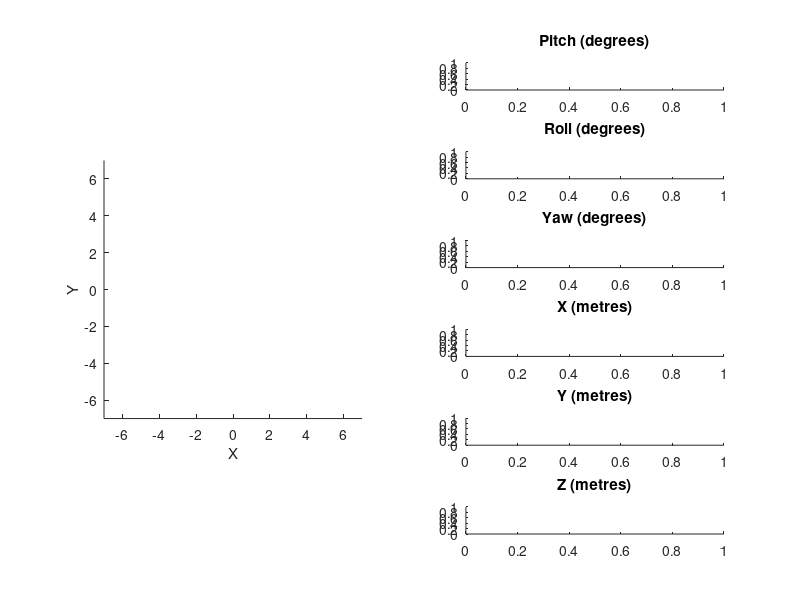

Here is the MATLAB script that generated this plot: (Note: this script raises an error after producing the figure.)
 function simulation_full
clear;

% ===== Physical Properties ==========

    %  === World Properties ======

        g = 9.81; % Field strength [N/kg];
        %is_drag = 0; % Enable or disable air resistance
        is_grav = 1; % Enable or disable gravity

    %  === Copter Properties ======

        quad_radius = 1; % Radius of quadrotor [m]
        quad_mass = 1.125; % Mass of quadrotor [kg]

        quad_I = [ % Inertia tensor [kg*m^2]
            0.0234548, 0, 0; 
            0, 0.0241389, 0;
            0, 0, 0.0467296;
            ];
        
        motor_pos = [
            0,quad_radius,0;
            0,-quad_radius,0;
            -quad_radius,0,0;
            quad_radius,0,0
        ];

        %b_p = 0.5*is_drag; % Aero drag factors [N*s^2/m^2]
        %b_r = 0.5*is_drag;
        %b_y = 0.5*is_drag;
        
        max_thrust = 1*g; %[N]
        thrust2torque = @(cmds) [cmds(1,:);cmds(2,:);-cmds(3,:);-cmds(4,:)]; %[1 0 0 0; 2/3 0 0 1/3; -1/3 0 0 -2/3; 0 0 0 -1]*cmds; % Function mapping motor thrust to torque generated [N*m]  
        

% ===== Simulation Setup ==========

    int_error = zeros(1,6);
       
    %  === Static Target Setup ======

%         target = [0 0 0 5 5 2]; % Define target positions (rpy xyz)
%             
%         dcm_target = angle2dcm(target(1),target(2),target(3),'XYZ'); % Calculate target position representation
%         right_target = dcm_target*[-quad_radius;0;0] + target(4:6)'; % Rotate target quadrotor points with target DCM
%         left_target = dcm_target*[quad_radius;0;0] + target(4:6)';
%         nose_target = dcm_target*[0;quad_radius;0] + target(4:6)'; 
%         tail_target = dcm_target*[0;-quad_radius;0] + target(4:6)';

    %  === Initial Conditions Setup ======

        t_start = tic; % Starts simulation clock
        t = toc(t_start);
        
        Told = 0;
        Fold = 0;
        motor_thrusts = zeros(4,1); % Define initial thrusts

        ICs = [ % Define initial kinematic conditions
            0 0 0 0 0 0; % pry xyz position
            0 0 0 0 0 0; % pry xyz velocity
            0 0 0 0 0 -quad_mass*g*is_grav % pry xyz acceleration - nonzero ICs here mess up acceleration calculations in the plant - keep these at zero (a_z = mg is a good offset)
            ];

        current = ICs;

    % ===== Plots Setup ==========
    
        fig1 = figure(1);
        
        subplot(6,2,[1 3 5 7 9 11]);
        axis(7*[-1 1 -1 1 0 2]);
        axis equal;
        xlabel('X');
        ylabel('Y');
        zlabel('Z');
        
        frame_nose_tail_target = line(nan,nan); set(frame_nose_tail_target,'Color','blue','LineStyle',':');
        frame_left_right_target = line (nan,nan); set(frame_left_right_target,'Color','green','LineStyle',':');
        shadow_nose_tail_target = line(nan,nan); set(shadow_nose_tail_target,'Color','black','LineStyle',':');
        shadow_left_right_target = line (nan,nan); set(shadow_left_right_target,'Color','black','LineStyle',':');
        
        frame_nose_tail_line = line(nan, nan); set(frame_nose_tail_line,'Color','blue'); 
        frame_right_left_line = line(nan, nan); set(frame_right_left_line,'Color','green');
        shadow_nose_tail_line = line(nan, nan); set(shadow_nose_tail_line,'Color','black','LineStyle','-'); 
        shadow_right_left_line = line(nan, nan); set(shadow_right_left_line,'Color','black','LineStyle','-'); 
        
        thrust_nose_line = line(nan, nan); set(thrust_nose_line,'Color','red','LineStyle','-');
        thrust_tail_line = line(nan, nan); set(thrust_tail_line,'Color','red','LineStyle','-');
        thrust_right_line = line(nan, nan); set(thrust_right_line,'Color','red','LineStyle','-');
        thrust_left_line = line(nan, nan); set(thrust_left_line,'Color','red','LineStyle','-');

        subplot(6,2,2); 
        title('Pitch (degrees)');
        pitch_line = line(nan, nan); set(pitch_line,'Color','blue'); 
        pitch_dot = line(nan, nan); set(pitch_dot,'Color','green','LineStyle','--'); 
        pitch_dotdot = line(nan, nan); set(pitch_dotdot,'Color','yellow','LineStyle',':');  
        pitch_target = line(nan, nan); set(pitch_target,'Color','black','LineStyle','-.');

        subplot(6,2,4);
        title('Roll (degrees)');
        roll_line = line(nan, nan); set(roll_line,'Color','blue');
        roll_dot = line(nan, nan); set(roll_dot,'Color','green','LineStyle','--'); 
        roll_dotdot = line(nan, nan); set(roll_dotdot,'Color','yellow','LineStyle',':');  
        roll_target = line(nan, nan); set(roll_target,'Color','black','LineStyle','-.');
        
        subplot(6,2,6);
        title('Yaw (degrees)');
        yaw_line = line(nan, nan); set(yaw_line,'Color','blue');
        yaw_dot = line(nan, nan); set(yaw_dot,'Color','green','LineStyle','--');
        yaw_dotdot = line(nan, nan); set(yaw_dotdot,'Color','yellow','LineStyle',':');
        yaw_target = line(nan, nan); set(yaw_target,'Color','black','LineStyle','-.');
        
        subplot(6,2,8); 
        title('X (metres)');
        x_line = line(nan, nan); set(x_line,'Color','blue'); 
        x_dot = line(nan, nan); set(x_dot,'Color','green','LineStyle','--'); 
        x_dotdot = line(nan, nan); set(x_dotdot,'Color','yellow','LineStyle',':');  
        x_target = line(nan, nan); set(x_target,'Color','black','LineStyle','-.');

        subplot(6,2,10);
        title('Y (metres)');
        y_line = line(nan, nan); set(y_line,'Color','blue');
        y_dot = line(nan, nan); set(y_dot,'Color','green','LineStyle','--'); 
        y_dotdot = line(nan, nan); set(y_dotdot,'Color','yellow','LineStyle',':');  
        y_target = line(nan, nan); set(y_target,'Color','black','LineStyle','-.');
        
        subplot(6,2,12);
        title('Z (metres)');
        z_line = line(nan, nan); set(z_line,'Color','blue');
        z_dot = line(nan, nan); set(z_dot,'Color','green','LineStyle','--');
        z_dotdot = line(nan, nan); set(z_dotdot,'Color','yellow','LineStyle',':');
        z_target = line(nan, nan); set(z_target,'Color','black','LineStyle','-.');

        function updateplots(current)
            

            dcm_target = angle2dcm(target(1),target(2),target(3),'XYZ'); % Calculate target position representation
            right_target = dcm_target*[-quad_radius;0;0] + target(4:6)'; % Rotate target quadrotor points with target DCM
            left_target = dcm_target*[quad_radius;0;0] + target(4:6)';
            nose_target = dcm_target*[0;quad_radius;0] + target(4:6)'; 
            tail_target = dcm_target*[0;-quad_radius;0] + target(4:6)';

            theta = current(1,1:3);
            %theta_dot = current(2,1:3);
            %theta_dotdot = current(3,1:3);
            
            position = current(1,4:6);
            %velocity = current(2,4:6);
            %acceleration = current(3,4:6);

            dcm = angle2dcm(theta(1),theta(2),theta(3),'XYZ'); % Convert calculated ypr angles to directional cosine matrix (DCM)

            nose = dcm*motor_pos(1,:)' + position';  % Rotate + translate quadrotor points with DCM
            tail = dcm*motor_pos(2,:)' + position';
            left = dcm*motor_pos(3,:)' + position';
            right = dcm*motor_pos(4,:)' + position';

            nose_thrust = dcm*(motor_pos(1,:) + motor_thrusts(1,:))' + position'; % Rotate thrust vector representations with DCM
            tail_thrust = dcm*(motor_pos(2,:) + motor_thrusts(2,:))' + position';
            left_thrust = dcm*(motor_pos(3,:) + motor_thrusts(3,:))' + position';
            right_thrust = dcm*(motor_pos(4,:) + motor_thrusts(4,:))' + position'; 

            subplot(6,2,[1 3 5 7 9 11]); % Plot 3D visualization
            title(['t=',num2str(t),'s']);
            set(frame_nose_tail_target,'XData',[nose_target(1),tail_target(1)],'YData',[nose_target(2),tail_target(2)],'ZData',[nose_target(3),tail_target(3)]);
            set(frame_left_right_target,'XData',[right_target(1),left_target(1)],'YData',[right_target(2),left_target(2)],'ZData',[right_target(3),left_target(3)]);
            set(shadow_nose_tail_target,'XData',[nose_target(1),tail_target(1)],'YData',[nose_target(2),tail_target(2)],'ZData',[0,0]);
            set(shadow_left_right_target,'XData',[right_target(1),left_target(1)],'YData',[right_target(2),left_target(2)],'ZData',[0,0]);

            set(frame_nose_tail_line,'XData',[nose(1),tail(1)],'YData',[nose(2),tail(2)],'ZData',[nose(3),tail(3)]);
            set(frame_right_left_line,'XData',[right(1),left(1)],'YData',[right(2),left(2)],'ZData',[right(3),left(3)]);
            set(shadow_nose_tail_line,'XData', [nose(1),tail(1)],'YData',[nose(2),tail(2)],'ZData',[0,0]);
            set(shadow_right_left_line,'XData',[right(1),left(1)],'YData',[right(2),left(2)],'ZData',[0,0]);
            set(thrust_nose_line, 'XData',[nose(1),nose_thrust(1)],'YData',[nose(2),nose_thrust(2)],'ZData',[nose(3),nose_thrust(3)]);
            set(thrust_tail_line,'XData',[tail(1),tail_thrust(1)],'YData',[tail(2),tail_thrust(2)],'ZData',[tail(3),tail_thrust(3)]);
            set(thrust_right_line,'XData',[right(1),right_thrust(1)],'YData',[right(2),right_thrust(2)],'ZData',[right(3),right_thrust(3)]);
            set(thrust_left_line, 'XData',[left(1),left_thrust(1)],'YData',[left(2),left_thrust(2)],'ZData',[left(3),left_thrust(3)]);          
            
            subplot(6,2,2); % Plot ypr angles vs time
            T = get(pitch_line, 'XData');    T = [T t];

            Theta = get(pitch_line, 'YData');    Theta = [Theta theta(1)*180/pi];
            set(pitch_line, 'XData', T, 'YData', Theta);

            %ThetaDot = get(pitch_dot, 'YData');    ThetaDot = [ThetaDot theta_dot(1)];
            %set(pitch_dot, 'XData', T, 'YData', ThetaDot);

            %ThetaDotDot = get(pitch_dotdot, 'YData');    ThetaDotDot = [ThetaDotDot theta_dotdot(1)];
            %set(pitch_dotdot, 'XData', T, 'YData', ThetaDotDot);

            ThetaTarget = get(pitch_target, 'YData');    ThetaTarget = [ThetaTarget target(1)*180/pi];
            set(pitch_target, 'XData', T, 'YData', ThetaTarget);


            subplot(6,2,4);
            T = get(roll_line, 'XData');    T = [T t];
            Theta = get(roll_line, 'YData');    Theta = [Theta theta(2)*180/pi];
            set(roll_line, 'XData', T, 'YData', Theta);

            %ThetaDot = get(roll_dot, 'YData');    ThetaDot = [ThetaDot theta_dot(2)];
            %set(roll_dot, 'XData', T, 'YData', ThetaDot);

            %ThetaDotDot = get(roll_dotdot, 'YData');    ThetaDotDot = [ThetaDotDot theta_dotdot(2)];
            %set(roll_dotdot, 'XData', T, 'YData', ThetaDotDot);

            ThetaTarget = get(roll_target, 'YData');    ThetaTarget = [ThetaTarget target(2)*180/pi];
            set(roll_target, 'XData', T, 'YData', ThetaTarget);


            subplot(6,2,6);
            T = get(yaw_line, 'XData');    T = [T t];
            Theta = get(yaw_line, 'YData');    Theta = [Theta theta(3)*180/pi];
            set(yaw_line, 'XData', T, 'YData', Theta)

            %ThetaDot = get(yaw_dot, 'YData');    ThetaDot = [ThetaDot theta_dot(3)];
            %set(yaw_dot, 'XData', T, 'YData', ThetaDot);

            %ThetaDotDot = get(yaw_dotdot, 'YData');    ThetaDotDot = [ThetaDotDot theta_dotdot(3)];
            %set(yaw_dotdot, 'XData', T, 'YData', ThetaDotDot);

            ThetaTarget = get(yaw_target, 'YData');    ThetaTarget = [ThetaTarget target(3)*180/pi];
            set(yaw_target, 'XData', T, 'YData', ThetaTarget); 
            
            
            subplot(6,2,8); % Plot ypr angles vs time
            T = get(x_line, 'XData');    T = [T t];

            X = get(x_line, 'YData');    X = [X position(1)];
            set(x_line, 'XData', T, 'YData', X);

            %XDot = get(x_dot, 'YData');    XDot = [XDot velocity(1)];
            %set(x_dot, 'XData', T, 'YData', XDot);

            %XDotDot = get(x_dotdot, 'YData');    XDotDot = [XDotDot acceleration(1)];
            %set(x_dotdot, 'XData', T, 'YData', XDotDot);

            XTarget = get(x_target, 'YData');    XTarget = [XTarget target(4)];
            set(x_target, 'XData', T, 'YData', XTarget);


            subplot(6,2,10);
            T = get(y_line, 'XData');    T = [T t];
            Y = get(y_line, 'YData');    Y = [Y position(2)];
            set(y_line, 'XData', T, 'YData', Y);

            %YDot = get(y_dot, 'YData');    YDot = [YDot velocity(2)];
            %set(y_dot, 'XData', T, 'YData', YDot);

            %YDotDot = get(y_dotdot, 'YData');    YDotDot = [YDotDot acceleration(2)];
            %set(y_dotdot, 'XData', T, 'YData', YDotDot);

            YTarget = get(y_target, 'YData');    YTarget = [YTarget target(5)];
            set(y_target, 'XData', T, 'YData', YTarget);


            subplot(6,2,12);
            T = get(z_line, 'XData');    T = [T t];
            Z = get(z_line, 'YData');    Z = [Z position(3)];
            set(z_line, 'XData', T, 'YData', Z)

            %ZDot = get(z_dot, 'YData');    ZDot = [ZDot velocity(3)];
            %set(z_dot, 'XData', T, 'YData', ZDot);

            %ZDotDot = get(z_dotdot, 'YData');    ZDotDot = [ZDotDot acceleration(3)];
            %set(z_dotdot, 'XData', T, 'YData', ZDotDot);

            ZTarget = get(z_target, 'YData');    ZTarget = [ZTarget target(6)];
            set(z_target, 'XData', T, 'YData', ZTarget); 

        end %updateplots

        
% ===== Main Loop ==========

while (ishandle(fig1))
    
    t_prev = t; % Determine current time and timestep
    t = toc(t_start); 
    dt = t-t_prev;
    
    target = instructions(current); % Define target positions (rpy xyz)
    
    commands = controller(current);
    %commands = commands + signal_noise; % signal_noise could be added here
    
    current = plant(commands,current);
    %current = current + sensor_noise;  % sensor_noise could be added here
    
    updateplots(current);
    pause(.02);
    
end %while

% ===== Subsystems ==========

function output = controller(current)

    % PID Parameter Setup
%     kp = [1/2    1/2     1/8     .05   .05   50];
%     ki = [1/8   1/8    1/32     .03  0.03   20];
%     kd = [1/2  1/2     1/8     .02  .02    4];
    
    kp = [.6 .6 1 2 2 30];
    ki = [.3 .3 .4 0 0 10];
    kd = [0.9 0.9 1.1 8 8 30];

    % Error Calculation
    error = target - current(1,:);
    d_error = -current(2,:);
    int_error_temp = int_error + error*dt;
    
    % Adjust offset to move to target xy position
    
    offset = zeros(1,6);
    offset(1) = cutoff(-pi/4,pi/4,kp(5)*error(5) + ki(5)*int_error_temp(5) + kd(5)*d_error(5)); % Move in x-axis - tilt up to 45 degrees
    offset(2) = -cutoff(-pi/4,pi/4,kp(4)*error(4) + ki(4)*int_error_temp(4) + kd(4)*d_error(4)); % Move in y-axis - tilt up to 45 degrees
        
    error = target + offset - current(1,:);
    int_error = int_error + error*dt;
    
    % PID Control
    corrections = kp.*error + ki.*int_error + kd.*d_error;

    % Generate motor commands from PID corrections

    nose_thrust = cutoff(0, max_thrust, 0.5*corrections(1) + 0.25*corrections(3) + 0.25*corrections(6));
    nose_angle = 0;

    tail_thrust = cutoff(0, max_thrust, -0.5*corrections(1) + 0.25*corrections(3) + 0.25*corrections(6));
    tail_angle = 0;
    
    left_thrust = cutoff(0, max_thrust, 0.5*corrections(2) - 0.25*corrections(3) + 0.25*corrections(6));
    left_angle = 0;

    right_thrust = cutoff(0, max_thrust, -0.5*corrections(2) - 0.25*corrections(3) + 0.25*corrections(6));
    right_angle = 0;

    output = [
        nose_thrust nose_angle;
        tail_thrust tail_angle;
        left_thrust left_angle;
        right_thrust right_angle
    ];
    
end

function current = plant(commands, prev)

    %Unpack previous physical data
    theta = prev(1,1:3);
    omega = prev(2,1:3);
    alpha = prev(3,1:3);
    x = prev(1,4:6);
    v = prev(2,4:6);
    a = prev(3,4:6);
    
    motor_thrusts = [
    (angle2dcm(0,commands(1,2),0,'XYZ')*[0;0;commands(1,1)])';
    (angle2dcm(0,-commands(2,2),0,'XYZ')*[0;0;commands(2,1)])';
    (angle2dcm(-commands(3,2),0,0,'XYZ')*[0;0;commands(3,1)])';
    (angle2dcm(commands(4,2),0,0,'XYZ')*[0;0;commands(4,1)])'
    ];

    motor_torques = thrust2torque(motor_thrusts);
    
    Tnet = zeros(1,3);
    Fnet = zeros(1,3);
    for n=1:4;
        Tnet = Tnet + cross(motor_pos(n,:),motor_thrusts(n,:)) + motor_torques(n,:);
        Fnet = Fnet + motor_thrusts(n,:);
    end %for n

    dT = Tnet - Told;

    dalpha = dT/quad_I;
    
    alpha = alpha + dalpha;
    omega = omega + alpha*dt;
    theta = theta + omega*dt;
    
    Fnet = (angle2dcm(theta(1),theta(2),theta(3),'XYZ')*Fnet')';
    
    dF = Fnet - Fold;
    da = dF/quad_mass;

    a = a + da;
    v = v + a*dt;
    x = x + v*dt;
    
    Told = Tnet;
    Fold = Fnet;

    current = [ % Repack current data
        theta x;
        omega v;
        alpha a;
        ];

end

function target = instructions(current)
    target = [0 0 0 current(1,4)+(square(t/2)+1)*sin(t/2)*sin(t/10) current(1,5)+(square(t/2 + pi)+1)*sin(t/2)*cos(t/10) (7-7*exp(-2*t))+(square(t)+1)*sin(t)*cos(t/10)];
end % instructions

function out = cutoff(min, max, val)
    if (val < min)
        out = min;
    elseif (val > max)
         out = max;
    else
        out = val;            
    end %if
end % cutoff

end %SYSTEM     


